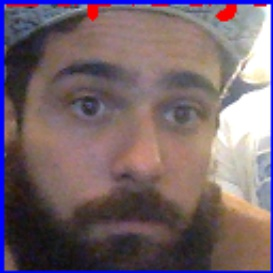
#> input picture turtle_sine/src/data/Arthur/0.446263074875.jpg, 273 x 273 px, given in place of the camera
$ python tracker.py
#> lines starting #> are read from the running program, lines starting #| are printed output that depends on the picture; after the words box and inside, x2 and y2 are one past the last pixel; in counts of white or black regions, pixels touching at a corner belong together
#!/usr/bin/env python

import numpy as np
import cv2
import sys


class ObjectTracker(object):
    def __init__(self):
        self.cap = cv2.VideoCapture(0)
        ret, self.frame = self.cap.read()
#> self.frame is the input picture: shape (273, 273, 3); mean B, G, R 108.3, 101, 118.6
        self.scalling_factor = 0.5
        self.frame = cv2.resize(self.frame, None, fx=self.scalling_factor, fy=self.scalling_factor,
                                interpolation=cv2.INTER_AREA)
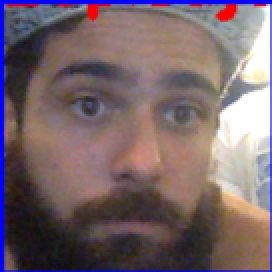
#> self.frame: shape (136, 136, 3) (shown 2 times larger); mean B, G, R 107.6, 101.8, 119.6

        cv2.namedWindow('Object tracker')
        cv2.setMouseCallback('Object tracker', self.mouse_event)

        self.selection = None
        self.drag_start = None
        self.tracking_state = 0

    def mouse_event(self, event, x, y, flags, param):
        x, y = np.int16([x, y])

        # wykrywanie ruchu myszka
        if event == cv2.EVENT_LBUTTONDOWN:
            self.drag_start = (x, y)
            self.tracking_state = 0

        if self.drag_start:
            if flags & cv2.EVENT_FLAG_LBUTTON:
                h, w = self.frame.shape[:2]
                x0, y0 = self.drag_start
                x0, y0 = np.maximum(0, np.minimum([x0, y0], [x, y]))
                x1, y1 = np.minimum([w, h], np.maximum([x0, y0], [x, y]))
                self.selection = None

                if x1 - x0 > 0 and y1 - y0 > 0:
                    self.selection = (x0, y0, x1, y1)
            else:
                self.drag_start = None
                if self.selection is not None:
                    self.tracking_state = 1

    # metoda do sledzenia obiektu
    def start_tracking(self):
        while True:
            ret, self.frame = self.cap.read()
            self.frame = cv2.resize(self.frame, None, fx=self.scalling_factor, fy=self.scalling_factor,
                                    interpolation=cv2.INTER_AREA)

            vis = self.frame.copy()

            hsv = cv2.cvtColor(self.frame, cv2.COLOR_BGR2HSV).astype("float32")
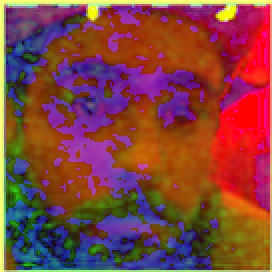
#> hsv: shape (136, 136, 3) float32 (shown 2 times larger); mean B, G, R 62.5, 66.6, 130.4

            # kolor
            lower = np.array((0., 60., 32.))
            upper = np.array((180., 255., 255.))

            mask = cv2.inRange(hsv, lower, upper)
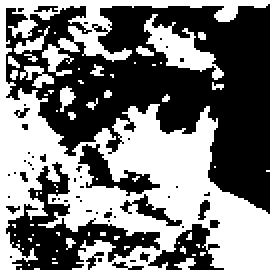
#> mask: shape (136, 136) (shown 2 times larger); 47.9% white; 59 white regions (51 under 20 px), largest, box (x1, y1, x2, y2) and area: (0, 0, 136, 136) 7860, (72, 7, 112, 40) 477, (10, 33, 27, 44) 92

            if self.selection:
                x0, y0, x1, y1 = self.selection
                self.track_window = (x0, y0, x1 - x0, y1 - y0)
                hsv_roi = hsv[y0:y1, x0:x1]
                mask_roi = mask[y0:y1, x0:x1]

                hist = cv2.calcHist([hsv_roi], [0], mask_roi, [16], [0, 180])

                cv2.normalize(hist, hist, 0, 255, cv2.NORM_MINMAX)
                self.hist = hist.reshape(-1)

                vis_roi = vis[y0:y1, x0:x1]
                cv2.bitwise_not(vis_roi, vis_roi)
                cv2.medianBlur(hist, 5)
                vis[mask == 0] = 0

            if self.tracking_state == 1:
                self.selection = None
                prob = cv2.calcBackProject([hsv], [0], self.hist, [0, 180], 1)

                # prob &= mask

                term_crit = (cv2.TERM_CRITERIA_EPS | cv2.TERM_CRITERIA_COUNT, 10, 1)
                track_box, self.track_window = cv2.CamShift(prob, self.track_window, term_crit)

                cv2.ellipse(vis, track_box, (0, 255, 0), 2)
            cv2.imshow('Object tracker', vis)

            if cv2.waitKey(1) & 0xFF == ord('q'):
#> (key q is pressed here)
                break

        cv2.destroyAllWindows()


if __name__ == '__main__':
    ObjectTracker().start_tracking()

$ run again, on turtle_sine/src/data/Arthur/0.852831125259.jpg
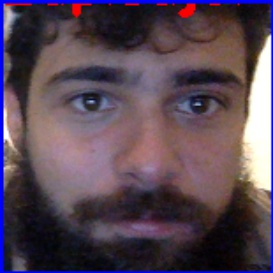
#> input picture turtle_sine/src/data/Arthur/0.852831125259.jpg, 273 x 273 px, given in place of the camera
#> in __init__, self.frame is the input picture: shape (273, 273, 3); mean B, G, R 85, 71.4, 88.2
#> self.frame: shape (136, 136, 3)
#> in start_tracking, `hsv = cv2.cvtColor(self.frame, cv2.COLOR_BGR2HSV).astype("float32")`:
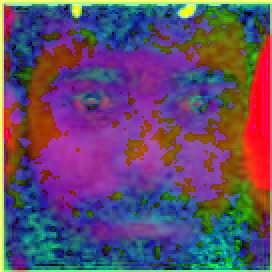
#> hsv: shape (136, 136, 3) float32 (shown 2 times larger); mean B, G, R 107, 75.7, 98.5
#> in start_tracking, `mask = cv2.inRange(hsv, lower, upper)`:
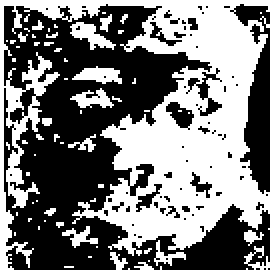
#> mask: shape (136, 136) (shown 2 times larger); 48.2% white; 62 white regions (53 under 20 px), largest, box (x1, y1, x2, y2) and area: (0, 0, 136, 136) 8013, (35, 11, 58, 25) 145, (36, 33, 61, 42) 138
